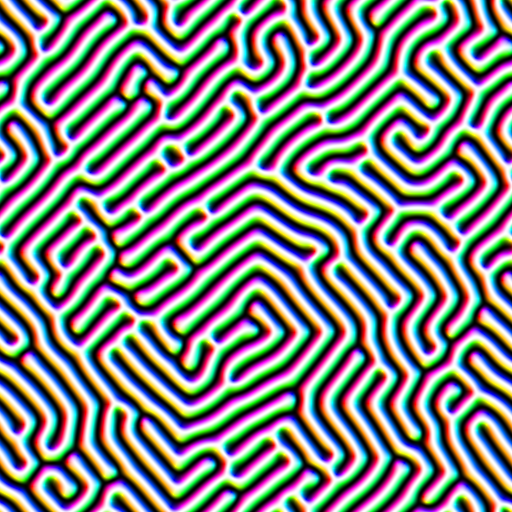
#> input picture fft/test4.png, 512 x 512 px
$ python fft.py
#> lines starting #> are read from the running program, lines starting #| are printed output that depends on the picture
import cv2
import numpy as np
import matplotlib.pyplot as plt
import scipy.signal
import scipy.optimize as opt
import radialProfile

def lorentzian( x, x0, a, gam ):
    return a * gam**2 / ( gam**2 + ( x - x0 )**2)

def radial_profile(data):
    center = (np.round(data.shape[0]), np.round(data.shape[1]))
    y, x = np.indices((data.shape))
    r = np.sqrt((x - center[0])**2 + (y - center[1])**2)
    r = r.astype(int)

    tbin = np.bincount(r.ravel(), data.ravel())
    nr = np.bincount(r.ravel())
    radialprofile = tbin / nr
    return radialprofile

if __name__ == "__main__":
    img = cv2.imread('test4.png',cv2.IMREAD_GRAYSCALE)
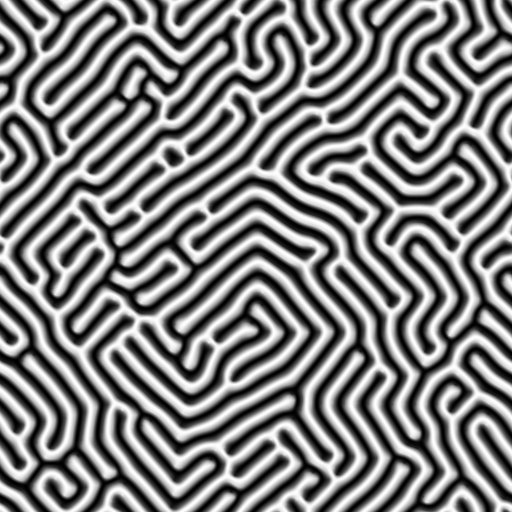
#> img: shape (512, 512); min 0, max 255, mean 127.5


    # Create the FFT of img
    freq_space = np.fft.fft2(img)
    # Shift the Fourier transform to the center
    fshift = np.fft.fftshift(freq_space)
    # Calculate the magnitude spectrum
    magnitude_spectrum = 20*np.log(np.abs(fshift))
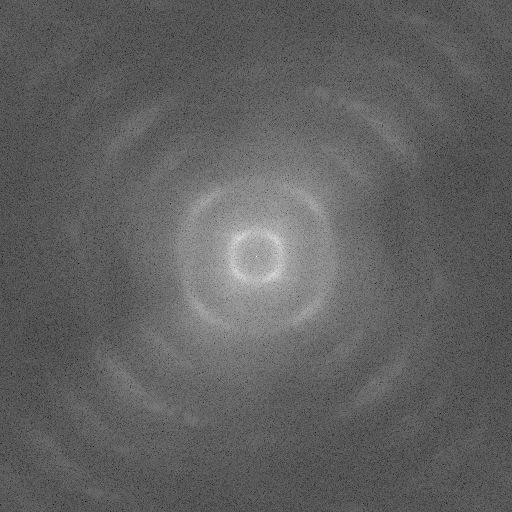
#> magnitude_spectrum: shape (512, 512) float64; min -3.34, max 346.5, mean 130.2; drawn with min black and max white

    # Calculate the radial profile
#> (the run stopped early here; a loop or call above may not have finished)

$ run again, with fft/test2.png copied over fft/test4.png
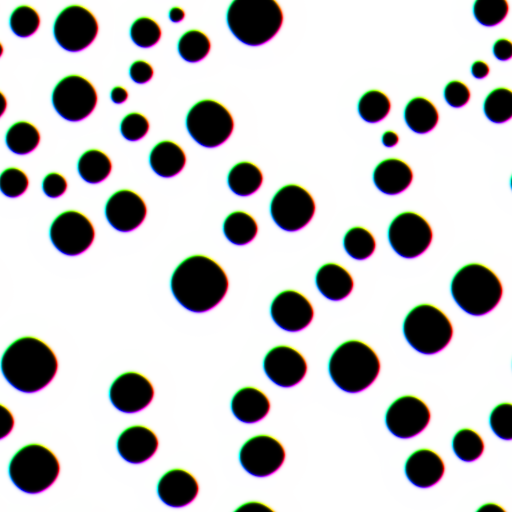
#> input picture fft/test2.png, 512 x 512 px
#> `img = cv2.imread('test4.png',cv2.IMREAD_GRAYSCALE)`:
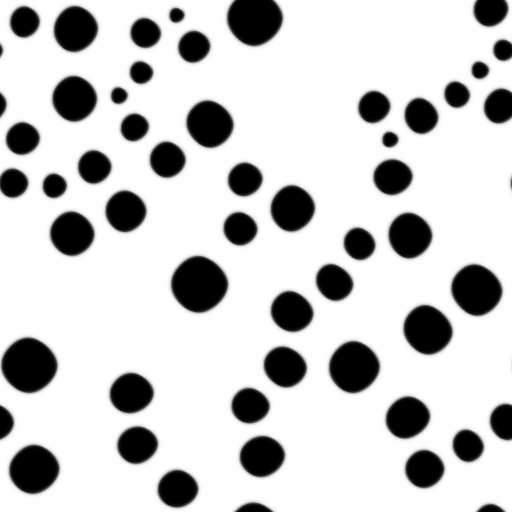
#> img: shape (512, 512); min 0, max 255, mean 201.1
#> `magnitude_spectrum = 20*np.log(np.abs(fshift))`:
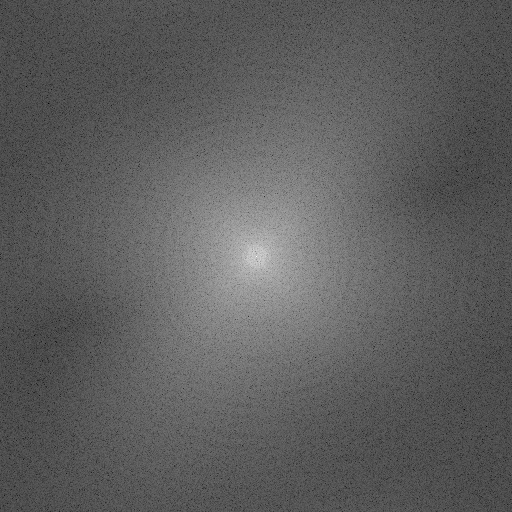
#> magnitude_spectrum: shape (512, 512) float64; min 9.05, max 355.6, mean 137.1; drawn with min black and max white

$ run again, with fft/test3.png copied over fft/test4.png
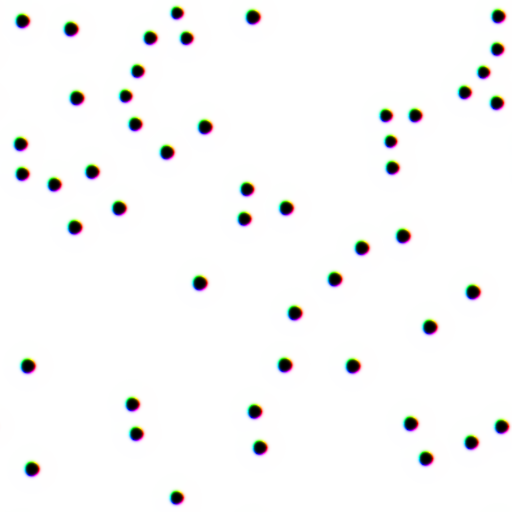
#> input picture fft/test3.png, 512 x 512 px
#> `img = cv2.imread('test4.png',cv2.IMREAD_GRAYSCALE)`:
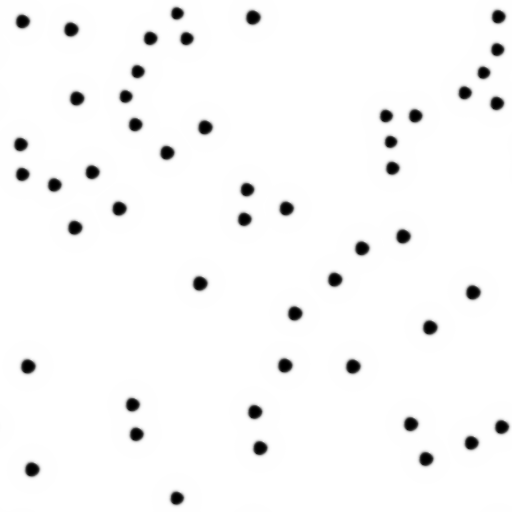
#> img: shape (512, 512); min 0, max 255, mean 247.6
#> `magnitude_spectrum = 20*np.log(np.abs(fshift))`:
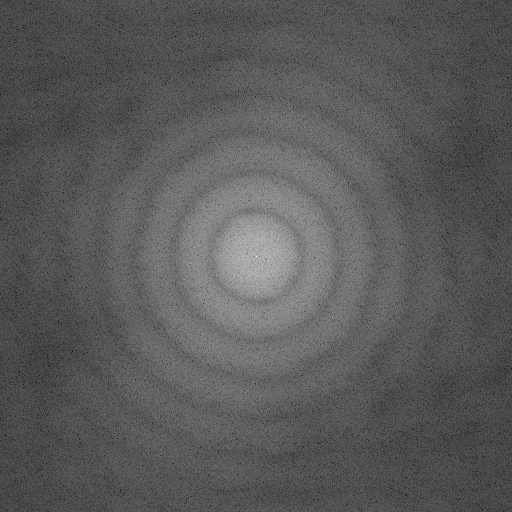
#> magnitude_spectrum: shape (512, 512) float64; min 0.835, max 359.8, mean 127.8; drawn with min black and max white

$ run again, with fft/test.jpg saved as fft/test4.png
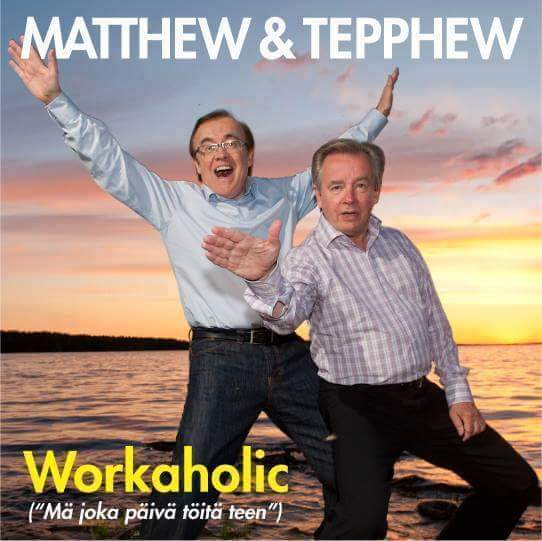
#> input picture fft/test.jpg, 542 x 541 px
#> `img = cv2.imread('test4.png',cv2.IMREAD_GRAYSCALE)`:
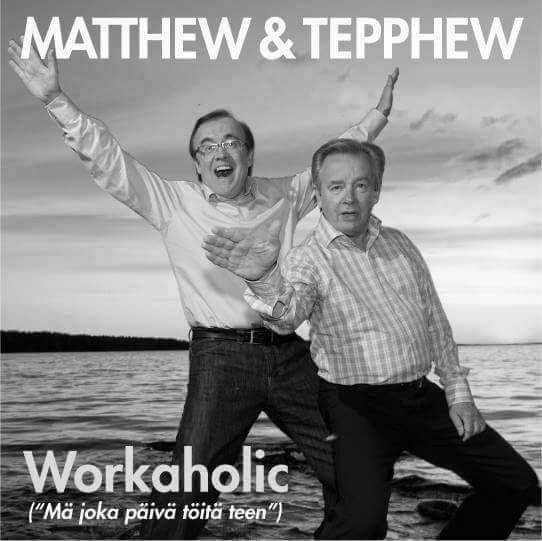
#> img: shape (541, 542); min 0, max 255, mean 139.3
#> `magnitude_spectrum = 20*np.log(np.abs(fshift))`:
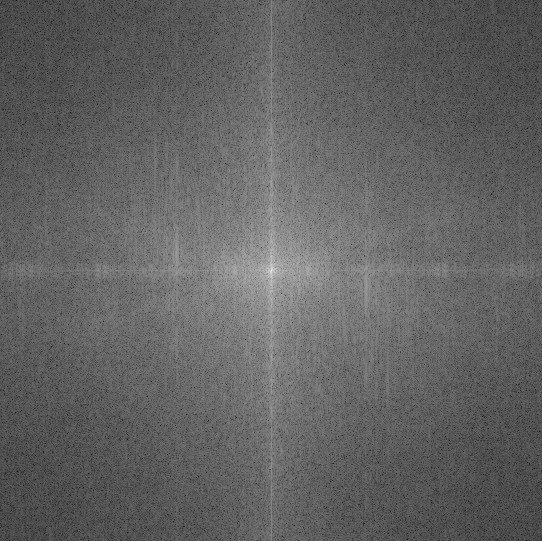
#> magnitude_spectrum: shape (541, 542) float64; min 40.44, max 350.5, mean 160.7; drawn with min black and max white
